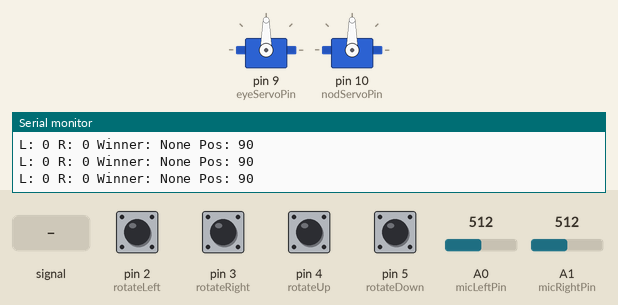
Recording of a program running on a simulated Arduino Uno, built with avr-gcc and run on an emulated ATmega328P. On the bench: 2 × servo, the last lines printed to the serial monitor. The test bench sets the inputs (shaded band); at power-on: pin 2 (rotateLeft), pin 3 (rotateRight), pin 4 (rotateUp), pin 5 (rotateDown) HIGH, A0 (micLeftPin) = 512, A1 (micRightPin) = 512.

Above: at 2.2 s.
2.3 s: A0 (micLeftPin) fed a 200 Hz sine of ±81 counts around its level
At 4.4 s:
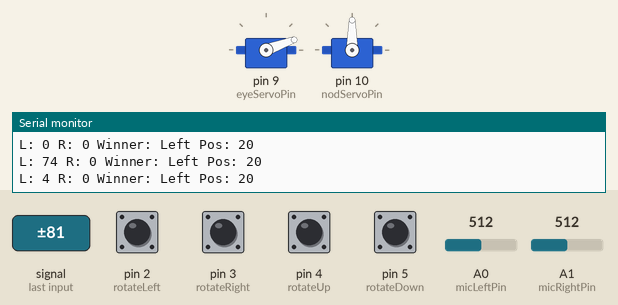
4.9 s: A1 (micRightPin) fed a 200 Hz sine of ±255 counts around its level
7.9 s: pin 4 (rotateUp) pulled LOW for 1 s
At 10.0 s:
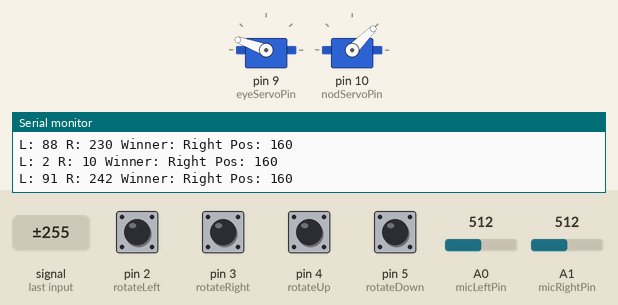
10.9 s: A0 (micLeftPin) set to 499
At 11.89 s:
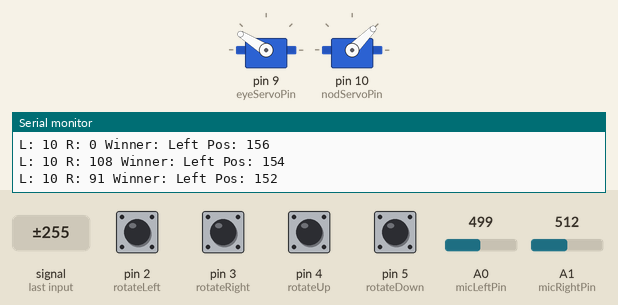
13.9 s: pin 4 (rotateUp) pulled LOW for 0.15 s
At 14.7 s:
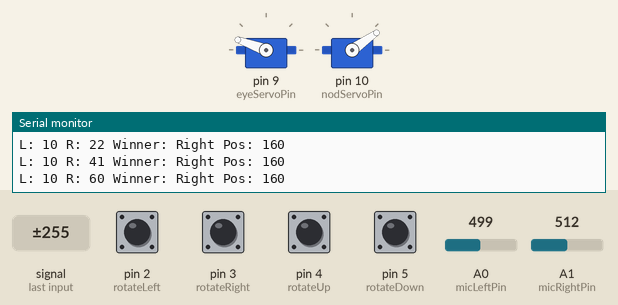
16.9 s: A0 (micLeftPin) fed a 1000 Hz sine of ±255 counts around its level
Timing chart, 0 to 24.3 s (numbered marks = the images above; inputs shaded):
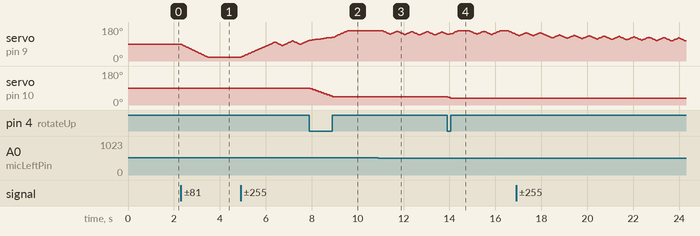

The program:

main.cpp
```cpp
#include <Arduino.h>
#include <Servo.h>

Servo eyeServo;
Servo nodServo;

const int eyeServoPin = 9;
const int nodServoPin = 10;

const int rotateLeft = 2;
const int rotateRight = 3;
const int rotateUp = 4;
const int rotateDown = 5;

const int micLeftPin = A0;
const int micRightPin = A1;

int oogPos = 90;
int targetPos = 90;
int upDownPos = 90;

const int stap = 5;

int leftOffset = 0;
int rightOffset = 0;

int noiseThreshold = 5;
int dominanceGap = 5;

int winner = 0;

unsigned long lastSwitchTime = 0;
int lockTime = 300;

int smoothSpeed = 2;

void calibrateMics() {
  long leftSum = 0;
  long rightSum = 0;

  for (int i = 0; i < 100; i++) {
    leftSum += analogRead(micLeftPin);
    rightSum += analogRead(micRightPin);
    delay(10);
  }

  leftOffset = leftSum / 100;
  rightOffset = rightSum / 100;
}

void setup() {
  eyeServo.attach(eyeServoPin);
  nodServo.attach(nodServoPin);

  eyeServo.write(oogPos);
  nodServo.write(upDownPos);

  pinMode(rotateLeft, INPUT_PULLUP);
  pinMode(rotateRight, INPUT_PULLUP);
  pinMode(rotateUp, INPUT_PULLUP);
  pinMode(rotateDown, INPUT_PULLUP);

  Serial.begin(9600);

  calibrateMics();
}

void loop() {

  if (digitalRead(rotateLeft) == LOW) {
    targetPos -= stap;
    if (targetPos < 0) targetPos = 0;
    delay(100);
  }

  if (digitalRead(rotateRight) == LOW) {
    targetPos += stap;
    if (targetPos > 180) targetPos = 180;
    delay(100);
  }

  if (digitalRead(rotateUp) == LOW) {
    upDownPos -= stap;
    if (upDownPos < 0) upDownPos = 0;
    nodServo.write(upDownPos);
    delay(100);
  }

  if (digitalRead(rotateDown) == LOW) {
    upDownPos += stap;
    if (upDownPos > 180) upDownPos = 180;
    nodServo.write(upDownPos);
    delay(100);
  }

  int leftRaw = analogRead(micLeftPin);
  int rightRaw = analogRead(micRightPin);

  int leftLevel = abs(leftRaw - leftOffset);
  int rightLevel = abs(rightRaw - rightOffset);

  leftLevel *= 1.2;

  leftLevel = max(0, leftLevel - noiseThreshold);
  rightLevel = max(0, rightLevel - noiseThreshold);

  unsigned long now = millis();

  if (now - lastSwitchTime > lockTime) {

    if (leftLevel > rightLevel + dominanceGap && winner != -1) {
      winner = -1;
      lastSwitchTime = now;
    }
    else if (rightLevel > leftLevel + dominanceGap && winner != 1) {
      winner = 1;
      lastSwitchTime = now;
    }
  }

  if (winner == -1) {
    targetPos = 20;
  }
  else if (winner == 1) {
    targetPos = 160;
  }

  if (oogPos < targetPos) {
    oogPos += smoothSpeed;
    if (oogPos > targetPos) oogPos = targetPos;
    eyeServo.write(oogPos);
  }
  else if (oogPos > targetPos) {
    oogPos -= smoothSpeed;
    if (oogPos < targetPos) oogPos = targetPos;
    eyeServo.write(oogPos);
  }

  // Debug
  Serial.print("L: ");
  Serial.print(leftLevel);
  Serial.print(" R: ");
  Serial.print(rightLevel);
  Serial.print(" Winner: ");
  if (winner == -1) Serial.print("Left");
  else if (winner == 1) Serial.print("Right");
  else Serial.print("None");
  Serial.print(" Pos: ");
  Serial.println(oogPos);

  delay(20);
}
```

Measured:
- the behaviour switches between 500 and 499 on A0 (micLeftPin) (found by bisection; images 2 and 3)
- after the input at 2.3 s, servo on pin 9 (eyeServoPin): moves from 90° to 20° over 1.2 s, starting at once
- after the input at 7.9 s, servo on pin 10 (nodServoPin): moves from 90° to 45° over 0.97 s, starting at once
- after the input at 13.9 s, servo on pin 10 (nodServoPin): 45° → 40° at once, → 35° 0.12 s later
